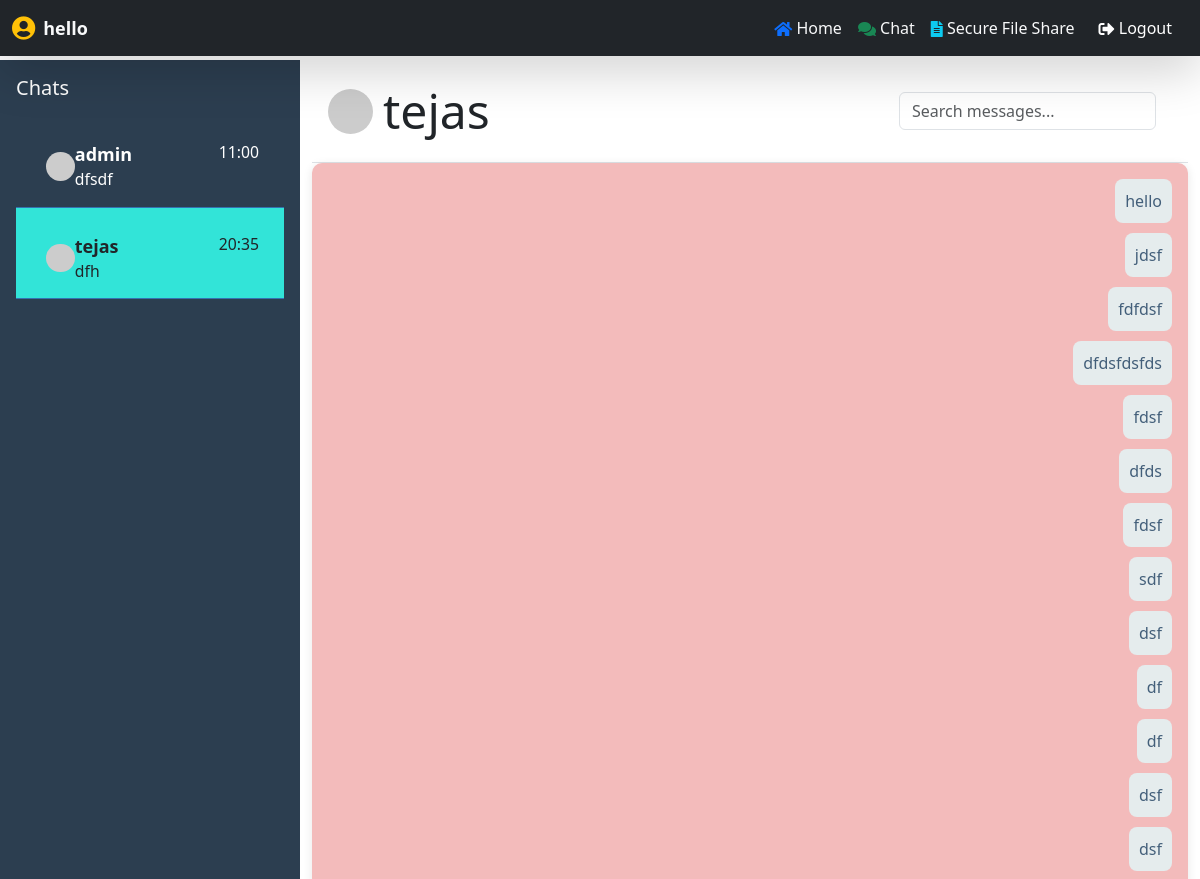
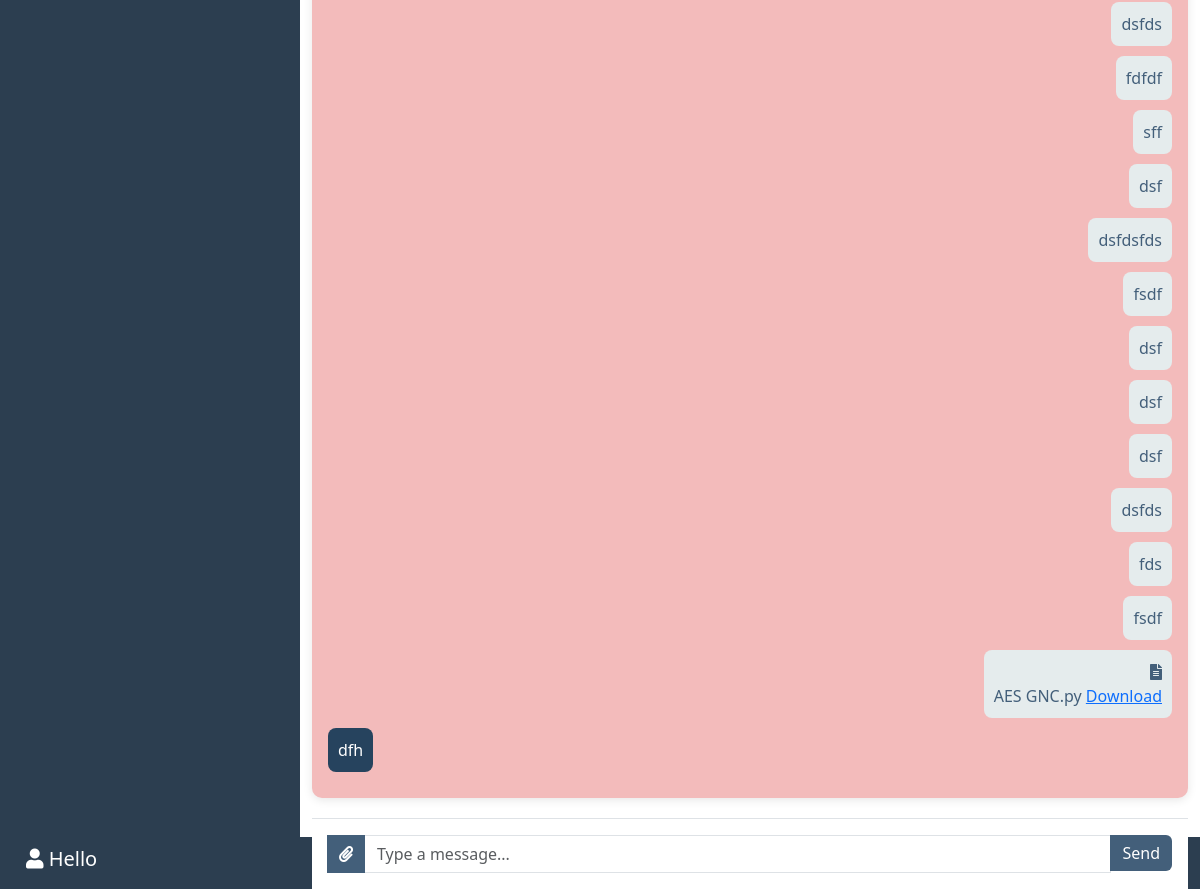
The page /chat/tejas/ (signed in) on the database its author committed (2 pictures, top to bottom).
### file_sharing/models.py (models this page shows, shortened)
class Message(models.Model):
    sender = models.ForeignKey(User, related_name="sent_messages", on_delete=models.CASCADE)
    receiver = models.ForeignKey(User, related_name="received_messages", on_delete=models.CASCADE)
    content = models.TextField()
    timestamp = models.DateTimeField(auto_now_add=True)

### file_sharing/views.py (the view)
# urls.py: path('chat/<str:room_name>/', views.chat_room, name='chat'),
@login_required
def chat_room(request, room_name):
    search_query = request.GET.get('search', '')
    users = User.objects.exclude(id=request.user.id)
    chats = Message.objects.filter(
        (Q(sender=request.user) & Q(receiver__username=room_name)) |
        (Q(receiver=request.user) & Q(sender__username=room_name))
    )
    if search_query:
        chats = chats.filter(Q(content__icontains=search_query))
    chats = chats.order_by('timestamp')
    user_last_messages = []
    for user in users:
        last_message = Message.objects.filter(
            (Q(sender=request.user) & Q(receiver=user)) |
            (Q(receiver=request.user) & Q(sender=user))
        ).order_by('-timestamp').first()
        user_last_messages.append({
            'user': user,
            'last_message': last_message
        })
    user_last_messages.sort(
         key=lambda x: x['last_message'].timestamp if x['last_message'] else make_aware(datetime.min),
        reverse=True
    )
    return render(request, 'chat.html', {
        'room_name': room_name,
        'chats': chats,
        'users': users,
        'user_last_messages': user_last_messages,
        'search_query': search_query
    })

### file_sharing/templates/chat.html (shortened to what this page needs)
<!DOCTYPE html>
<html lang="en">
<head>
  <link rel="stylesheet" href="https://cdn.jsdelivr.net/npm/bootstrap@5.3.0/dist/css/bootstrap.min.css">
  <link rel="stylesheet" href="https://cdnjs.cloudflare.com/ajax/libs/font-awesome/5.15.1/css/all.min.css" />
</head>
<body style="height: 100vh; display: flex; flex-direction: column">
  <nav class="navbar navbar-expand-lg navbar-dark bg-dark shadow-lg">
    <div class="container-fluid">
      {% if user.is_authenticated %}
        <a class="navbar-brand fw-bold text-light d-flex align-items-center">
          <i class="fas fa-user-circle fa-lg me-2 text-warning"></i>
          {{ user.username }}
        </a>
      {% else %}
        <a class="navbar-brand fw-bold text-light" href="{% url 'home' %}">
          <i class="fas fa-home fa-lg text-primary"></i> Welcome
        </a>
      {% endif %}
      <div class="collapse navbar-collapse" id="navbarNav">
        <ul class="navbar-nav ms-auto">
          <li class="nav-item">
            <a class="nav-link text-light" href="{% url 'home' %}">
              <i class="fas fa-home fa-lg text-primary"></i> Home
            </a>
          </li>
          <li class="nav-item">
            <a class="nav-link text-light" href="{% url 'chat' 'admin' %}">
              <i class="fas fa-comments fa-lg text-success"></i> Chat
            </a>
          </li>
          <li class="nav-item">
            <a class="nav-link text-light" href="{% url 'dashboard' %}">
              <i class="fas fa-file-alt fa-lg text-info"></i> Secure File Share
            </a>
          </li>
          {% if user.is_authenticated %}
            <li class="nav-item">
              <a class="nav-link btn btn-danger btn-sm text-white px-3 py-2" href="{% url 'user_logout' %}">
                <i class="fas fa-sign-out-alt fa-lg"></i> Logout
              </a>
            </li>
          {% endif %}
        </ul>
      </div>
    </div>
  </nav>
  <div class="container-fluid h-100" style="margin-top: 60px;">
    <div class="row h-100">
      <div class="col-3 sidebar p-3 chats">
        <h5 class="mb-3 text-white">Chats</h5>
        <div class="contacts">
          {% for item in user_last_messages %}
          <a
            href="{% url 'chat' item.user.username %}"
            class="list-group-item list-group-item-action {% if item.user.username == room_name %} active {% endif %}"
            data-id="{{ room_name }}"
          >
            <div class="d-flex align-items-center">
              <img
                src="https://ui-avatars.com/api/?name={{ item.user.username|urlencode }}&size=64&background=random"
                alt="{{ item.user.username }}'s Profile Image"
                class="profile-icon rounded-circle mr-3"
                style="width: 1.8rem; height: 1.8rem; object-fit: cover"
              />
              <div class="w-100">
                <div class="d-flex justify-content-between">
                  <strong class="text-truncate">{{ item.user.username }}</strong>
                  {% if item.last_message %}
                  <small class="text-nowrap timestamp">{{ item.last_message.timestamp|date:"H:i" }}</small>
                  {% endif %}
                </div>
                <div>
                  {% if item.last_message %}
                  <small
                    class="d-block text-truncate last-msg"
                    style="max-width: 90%"
                    id="last-message"
                  >
                    {{ item.last_message.content|striptags|truncatewords:5 }}
                  </small>
                  {% else %}
                  <small class="">No messages yet</small>
                  {% endif %}
                </div>
              </div>
            </div>
          </a>
          {% endfor %}
        </div>
        <div class="logout">
          <h5 class="text-white">
            <i class="fas fa-user"></i>
            {{ request.user.username|title }}
          </h5>
        </div>
      </div>
      <div class="col-9 d-flex flex-column chat-container" data-id="{{ room_name }}">
        <div class="d-flex align-items-center p-3 border-bottom" style="justify-content: space-between;">
          <div class="d-flex align-items-center">
            <img
              src="https://ui-avatars.com/api/?name={{ room_name|urlencode }}&size=64&background=random"
              style="border-radius: 50%; height: 45px; width: auto"
            />
            <h3 class="display-5 mb-0" style="padding-left: 10px">
              {{ room_name }}
            </h3>
          </div>
          <form method="GET" action="" class="p-3 ml-auto">
            <div class="form-group mb-0">
              <input
                type="text"
                name="search"
                id="searchInput"
                class="form-control"
                placeholder="Search messages..."
                value="{{ search_query }}"
              />
            </div>
          </form>
        </div>
        <div id="chatbox" class="flex-fill overflow-auto p-3" style="background-color: #f3bbbb; border-radius: 10px;">
          {% if chats %}
          {% for message in chats %}
          <div
            class="chat-message {% if message.sender == request.user %} sender {% else %} receiver {% endif %}"
          >
            <span>{{ message.content|safe }}</span>
          </div>
          {% endfor %}
          {% else %}
          <p class="no-messages">No Messages.</p>
          {% endif %}
        </div>
        <div class="chat-input p-3 border-top" style="background-color: white;">
          <div class="input-group">
            <button class="btn btn-secondary" onclick="document.getElementById('fileInput').click()">
              <i class="fas fa-paperclip"></i>
            </button>
            <input type="text" id="my_input" class="form-control" placeholder="Type a message..." required />
            <div class="input-group-append">
              <button id="submit_button" class="btn btn-primary" type="button">Send</button>
            </div>
          </div>
        </div>
      </div>
    </div>
  </div>
</body>
</html>

### file_sharing/templates/chat.html (style rules this page uses)
.profile-icon { color: #12151a; }
.chat-container { display: flex; flex-direction: column; height: calc(100vh - 60px); }
#chatbox { flex: 1; overflow-y: auto; }
.chat-input { position: sticky; bottom: 0; background-color: rgb(180, 141, 141); z-index: 10; }
.chat-container { flex: 1; display: flex; flex-direction: column; }
#chatbox { background-color: #f3bbbb; border-radius: 10px; overflow-y: auto; height: calc(100vh - 180px); padding: 15px; box-shadow: 0px 2px 10px rgba(15, 14, 14, 0.1); }
.chat-message { border-radius: 8px; padding: 10px; display: flex; width: fit-content; margin-bottom: 10px; clear: both; }
.chat-message.sender { background-color: #e5eced; color: #435f7a; margin-left: auto; text-align: right; }
.chat-message.receiver { background-color: #26435e; color: white; margin-right: auto; text-align: left; }
.chat-input { background-color: white; transition: all 0.3s ease; margin-top: 20px; }
.chat-input button { border-top-left-radius: 0; border-bottom-left-radius: 0; background: #435f7a; color: white; border: none; }
.sidebar { background-color: #2c3e50; overflow-y: auto; transition: all 0.3s ease; }
.sidebar a { background: #2c3e50; color: white; text-decoration: none; transition: all 0.3s ease; }
.sidebar i { color: white; transition: transform 0.3s ease; }
.chats .list-group-item { border: none; border-bottom: 1px solid #3472b0; padding: 25px 25px 15px 30px; font-size: 18px; }
.active { background-color: #32e4d8 !important; color: white; }
.logout { position: absolute; bottom: 0; width: 100%; padding: 10px; background-color: #2c3e50; }
.navbar { position: fixed; top: 0; left: 0; width: 100%; z-index: 1000; }
.navbar-brand { font-size: 18px; }
.navbar-brand i { font-size: 24px; }
.nav-link i { font-size: 16px; }

### rows shown on the page
Message: content "hello"
Message: content "jdsf"
Message: content "fdfdsf"
Message: content "dfdsfdsfds"
Message: content "fdsf"
Message: content "dfds"
Message: content "fdsf"
Message: content "sdf"
Message: content "dsf"
Message: content "df"
Message: content "df"
Message: content "dsf"
Message: content "dsf"
Message: content "dsfds"
Message: content "fdfdf"
Message: content "sff"
Message: content "dsf"
Message: content "dsfdsfds"
Message: content "fsdf"
Message: content "dsf"
Message: content "dsf"
Message: content "dsf"
Message: content "dsfds"
Message: content "fds"
Message: content "fsdf"
Message: content "AES GNC.py Download"
Message: content "dfh"

### other values the page prints
{{ user.username }} "hello"
{{ item.user.username }} "admin"
{{ item.last_message.timestamp|date:"H:i" }} "11:00"
{{ item.last_message.content|striptags|truncatewords:5 }} "dfsdf"
{{ item.user.username }} "tejas"
{{ item.last_message.timestamp|date:"H:i" }} "20:35"
{{ item.last_message.content|striptags|truncatewords:5 }} "dfh"
{{ request.user.username|title }} "Hello"
{{ room_name }} "tejas"
